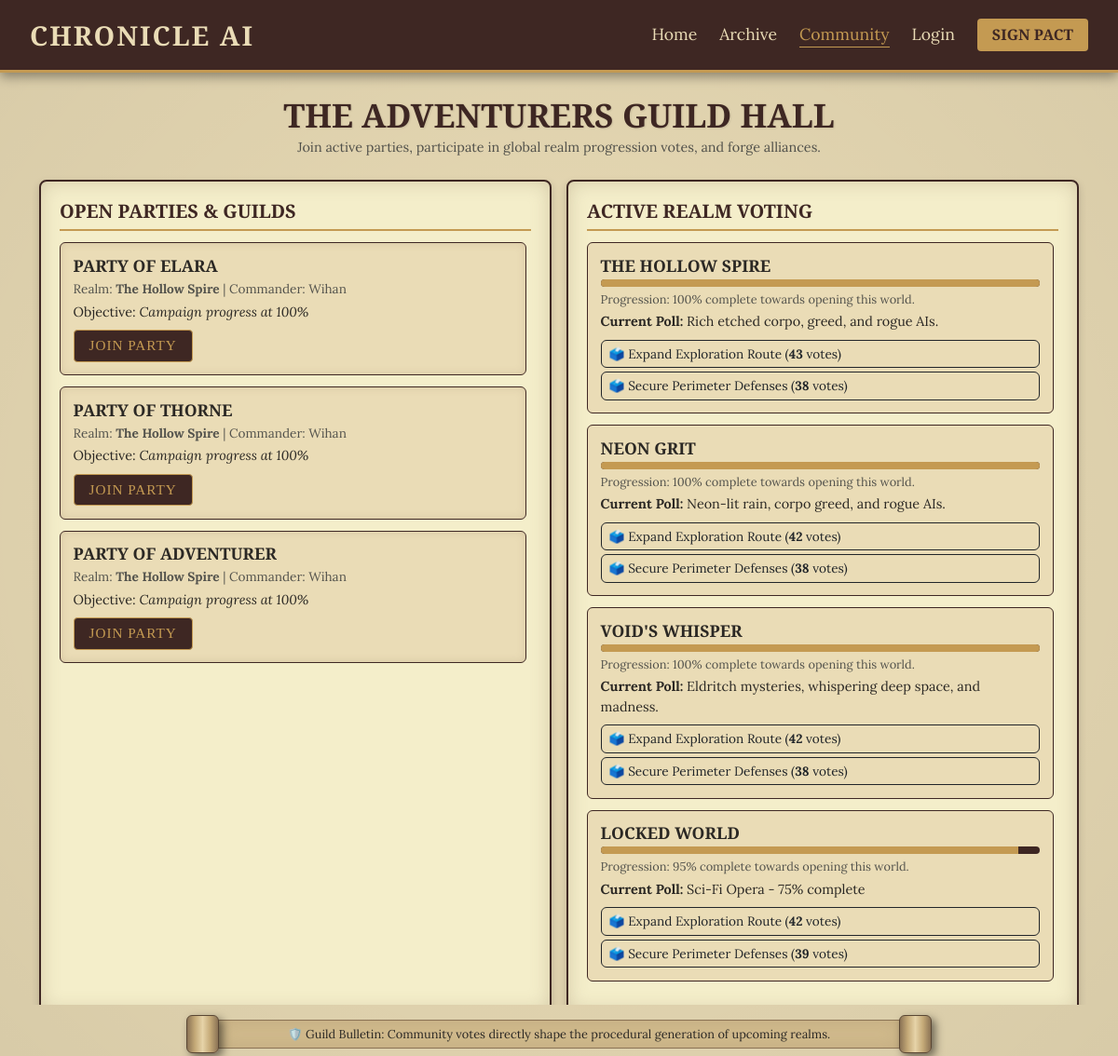
The page /community.php on the database its author committed.
### tables this page shows
CREATE TABLE `realms` (
  `realm_id` int(11) NOT NULL,
  `realm_name` varchar(100) NOT NULL,
  `description` text NOT NULL,
  `status` enum('active','locked') DEFAULT 'active'
);

### community.php (the view, shortened to what this page needs)
<?php
require 'db.php';
$active_parties = [];
$parties_query = "
    SELECT j.journey_id, jp.character_name AS name, r.realm_name AS realm, m.username AS leader, j.progress
    FROM journey_party jp
    INNER JOIN journeys j ON jp.journey_id = j.journey_id
    INNER JOIN realms r ON j.realm_id = r.realm_id
    INNER JOIN members m ON j.member_id = m.member_id
    LIMIT 20
";
$parties_result = $conn->query($parties_query);
if ($parties_result && $parties_result->num_rows > 0) {
    while ($row = $parties_result->fetch_assoc()) {
        $active_parties[] = [
            "journey_id" => $row['journey_id'],
            "name" => "Party of " . $row['name'],
            "realm" => $row['realm'],
            "leader" => $row['leader'],
            "objective" => "Campaign progress at " . $row['progress'] . "%"
        ];
    }
}
$community_votes = [];
$realms_vote_query = "SELECT realm_name, description, status FROM realms";
$realms_vote_result = $conn->query($realms_vote_query);
if ($realms_vote_result && $realms_vote_result->num_rows > 0) {
    while ($realm_row = $realms_vote_result->fetch_assoc()) {
        $r_name = $realm_row['realm_name'];
        $count_a = 0;
        $count_b = 0;
        $vote_counts_query = $conn->prepare("SELECT voted_option, COUNT(*) as total FROM realm_votes WHERE realm_name = ? GROUP BY voted_option");
        $vote_counts_query->bind_param("s", $r_name);
        $vote_counts_query->execute();
        $vc_result = $vote_counts_query->get_result();
        while ($vc = $vc_result->fetch_assoc()) {
            if ($vc['voted_option'] === 'A') $count_a = $vc['total'];
            if ($vc['voted_option'] === 'B') $count_b = $vc['total'];
        }
        $votes_a = 42 + $count_a;
        $votes_b = 38 + $count_b;
        $total_votes = $votes_a + $votes_b;
        $progress = ($realm_row['status'] === 'active') ? 100 : min(95, 40 + ($total_votes * 5));
        $community_votes[] = [
            "realm" => $r_name,
            "progress" => $progress,
            "proposal" => $realm_row['description'],
            "option_a" => "Expand Exploration Route",
            "votes_a" => $votes_a,
            "option_b" => "Secure Perimeter Defenses",
            "votes_b" => $votes_b
        ];
    }
}
?>
<!DOCTYPE html>
<html lang="en">
<head>
    <link href="https://cdn.jsdelivr.net/npm/bootstrap@5.3.0/dist/css/bootstrap.min.css" rel="stylesheet">
    <link rel="stylesheet" href="community.css">
</head>
<body>
    <?php include 'navbar.php'; ?>
    <div class="container my-2 flex-grow-1 d-flex flex-column overflow-hidden" style="max-height: calc(100vh - 85px);">
        <section class="community-header">
            <h1 class="community-title font-display">The Adventurers Guild Hall</h1>
            <p class="text-muted mb-1" style="font-size: 0.9rem;">Join active parties, participate in global realm progression votes, and forge alliances.</p>
        </section>
        <div class="row g-3 mt-0 flex-grow-1 overflow-hidden pb-2">
            <div class="col-lg-6 h-100">
                <div class="dnd-panel">
                    <h4 class="font-display">Open Parties & Guilds</h4>
                    <div class="scrollable-content">
                        <?php foreach ($active_parties as $party): ?>
                            <div class="party-card">
                                <h5 class="font-display mb-1" style="font-size: 1.1rem;"><?php echo htmlspecialchars($party['name']); ?></h5>
                                <p class="text-muted mb-1" style="font-size: 0.85rem;">
                                    Realm: <strong><?php echo htmlspecialchars($party['realm']); ?></strong> | Commander: <?php echo htmlspecialchars($party['leader']); ?>
                                </p>
                                <p class="mb-2" style="font-size: 0.9rem;">Objective: <em><?php echo htmlspecialchars($party['objective']); ?></em></p>
                                <?php if ($party['journey_id'] > 0): ?>
                                    <form action="community.php" method="POST">
                                        <button type="submit" class="btn btn-rpg btn-sm">JOIN PARTY</button>
                                    </form>
                                <?php else: ?>
                                    <button class="btn btn-secondary btn-sm" disabled>NO ACTIVE PARTIES</button>
                                <?php endif; ?>
                            </div>
                        <?php endforeach; ?>
                    </div>
                </div>
            </div>
            <div class="col-lg-6 h-100">
                <div class="dnd-panel">
                    <h4 class="font-display">Active Realm Voting</h4>
                    <div class="scrollable-content">
                        <?php foreach ($community_votes as $vote): ?>
                            <div class="voting-card">
                                <h5 class="font-display mb-1" style="font-size: 1.1rem;"><?php echo htmlspecialchars($vote['realm']); ?></h5>
                                <div class="progress mt-1 mb-1" style="height: 8px; background-color: var(--leather);">
                                    <div class="progress-bar" role="progressbar" style="width: <?php echo $vote['progress']; ?>%; background-color: var(--gold);" aria-valuenow="<?php echo $vote['progress']; ?>" aria-valuemin="0" aria-valuemax="100"></div>
                                </div>
                                <small class="text-muted d-block mb-1" style="font-size: 0.8rem;">Progression: <?php echo $vote['progress']; ?>% complete towards opening this world.</small>
                                <p class="mb-2" style="font-size: 0.9rem;"><strong>Current Poll:</strong> <?php echo htmlspecialchars($vote['proposal']); ?></p>
                                <form action="community.php" method="POST" class="d-grid gap-1">
                                    <button type="submit" name="option" value="A" class="btn btn-outline-dark text-start py-1 px-2" style="font-size: 0.85rem;">
                                        🗳️ <?php echo htmlspecialchars($vote['option_a']); ?> (<strong><?php echo $vote['votes_a']; ?></strong> votes)
                                    </button>
                                    <button type="submit" name="option" value="B" class="btn btn-outline-dark text-start py-1 px-2" style="font-size: 0.85rem;">
                                        🗳️ <?php echo htmlspecialchars($vote['option_b']); ?> (<strong><?php echo $vote['votes_b']; ?></strong> votes)
                                    </button>
                                </form>
                            </div>
                        <?php endforeach; ?>
                    </div>
                </div>
            </div>
        </div>
    </div>
    <div class="footer-scroll-wrapper">
        <div class="footer-scroll-paper">
            <span>🛡️ Guild Bulletin: Community votes directly shape the procedural generation of upcoming realms.</span>
        </div>
    </div>
</body>
</html>

### navbar.php (shortened to what this page needs)
<?php
$current_page = basename($_SERVER['PHP_SELF']);
?>
<header class="rpg-navbar-container">
    <a class="rpg-navbar-brand" href="index.php">Chronicle AI</a>
    <ul class="rpg-navbar-nav" id="rpgNavbarNav">
        <li><a class="rpg-nav-link <?php echo ($current_page == 'index.php') ? 'active' : ''; ?>" href="index.php">Home</a></li>
        <li><a class="rpg-nav-link <?php echo ($current_page == 'archive.php') ? 'active' : ''; ?>" href="archive.php">Archive</a></li>
        <li><a class="rpg-nav-link <?php echo ($current_page == 'community.php') ? 'active' : ''; ?>" href="community.php">Community</a></li>
        <?php if(isset($_SESSION['member_id'])): ?>
            <li><a class="rpg-nav-link <?php echo ($current_page == 'my_journeys.php') ? 'active' : ''; ?>" href="my_journeys.php">My Journeys</a></li>
            <li>
                <a class="rpg-nav-link rpg-logout-btn" href="logout.php">
                    Logout (<?php echo htmlspecialchars($_SESSION['username'] ?? 'Adventurer'); ?>)
                </a>
            </li>
        <?php else: ?>
            <li><a class="rpg-nav-link <?php echo ($current_page == 'login.php') ? 'active' : ''; ?>" href="login.php">Login</a></li>
            <li>
                <a class="rpg-sign-btn" href="register.php">Sign Pact</a>
            </li>
        <?php endif; ?>
    </ul>
</header>

### community.css (style rules this page uses)
:root { --parchment: #EADCB6; --parchment-light: #F4EECA; --leather: #3E2723; --leather-dark: #1A0F0D; --ink: #2B2824; --gold: #C49A52; --blue: #48B8D0; --red: #D96A6A; }
body { background-color: var(--parchment); color: var(--ink); font-family: 'Lora', serif; background-image: radial-gradient(circle, rgba(0,0,0,0) 0%, rgba(0,0,0,0.08) 100%); height: 100vh; display: flex; flex-direction: column; overflow: hidden; }
h1, h2, h3, h4, h5, .font-display { font-family: 'Cormorant Garamond', serif; font-weight: 700; text-transform: uppercase; }
.community-header { text-align: center; padding: 1rem 1rem 0.25rem 1rem; flex-shrink: 0; }
.community-title { font-size: 2.2rem; font-weight: 800; color: var(--leather); text-shadow: 1px 1px 2px rgba(0,0,0,0.1); margin-bottom: 0.2rem; }
.dnd-panel { background-color: var(--parchment-light); border: 2px solid var(--leather); border-radius: 8px; padding: 1.25rem; height: 100%; display: flex; flex-direction: column; box-shadow: inset 0 0 20px rgba(139, 115, 85, 0.3), 0 4px 10px rgba(0,0,0,0.15); }
.dnd-panel h4 { color: var(--leather); border-bottom: 2px solid var(--gold); padding-bottom: 0.4rem; margin-bottom: 0.8rem; flex-shrink: 0; font-size: 1.25rem; }
.scrollable-content { overflow-y: auto; flex-grow: 1; padding-right: 5px; }
.party-card { background-color: var(--parchment); border: 1px solid var(--leather); border-radius: 6px; padding: 0.85rem; margin-bottom: 0.75rem; box-shadow: inset 0 0 10px rgba(139, 115, 85, 0.2); }
.btn-rpg { background-color: var(--leather); color: var(--gold); border: 1px solid var(--gold); padding: 0.3rem 1rem; font-family: 'Cormorant Garamond', serif; font-size: 0.95rem; letter-spacing: 1px; transition: 0.2s; }
.voting-card { background-color: var(--parchment); border: 1px solid var(--leather); border-radius: 6px; padding: 0.85rem; margin-bottom: 0.75rem; }
.footer-scroll-wrapper { position: relative; width: 90%; max-width: 800px; margin: 0.5rem auto; padding: 0 25px; flex-shrink: 0; }
.footer-scroll-paper { background-color: #d9c393; border-top: 1px solid #8b7355; border-bottom: 1px solid #8b7355; padding: 0.3rem 2rem; box-shadow: inset 0 0 30px rgba(139, 115, 85, 0.4); position: relative; z-index: 1; text-align: center; font-size: 0.8rem; }
.footer-scroll-wrapper::before, .footer-scroll-wrapper::after { content: ''; position: absolute; top: -5px; bottom: -5px; width: 35px; background: linear-gradient(to right, #8b7355 0%, #c4a977 25%, #e6d3a8 50%, #c4a977 75%, #8b7355 100%); border: 1px solid #5a4734; border-radius: 6px; z-index: 2; box-shadow: 4px 4px 10px rgba(0,0,0,0.5); }
.footer-scroll-wrapper::before { left: 0; }
.footer-scroll-wrapper::after { right: 0; }

### navbar.php (style rules this page uses)
.rpg-navbar-container { background-color: #3E2723; border-bottom: 3px solid #C49A52; padding: 1rem 2rem; box-shadow: 0 4px 12px rgba(0,0,0,0.4); display: flex; justify-content: space-between; align-items: center; position: sticky; top: 0; z-index: 50; font-family: 'Lora', serif; flex-wrap: wrap; }
.rpg-navbar-brand { color: #EADCB6; font-family: 'Cormorant Garamond', serif; font-size: 1.8rem; font-weight: 700; text-decoration: none; text-transform: uppercase; letter-spacing: 2px; }
.rpg-navbar-nav { list-style: none; display: flex; gap: 1.5rem; align-items: center; margin: 0; padding: 0; }
.rpg-nav-link { color: #EADCB6; text-decoration: none; font-size: 1.1rem; transition: color 0.3s; padding-bottom: 2px; }
.rpg-nav-link:hover, .rpg-nav-link.active { color: #C49A52; }
.rpg-nav-link.active { border-bottom: 1px solid #C49A52; }
.rpg-sign-btn { background-color: #C49A52; color: #3E2723 !important; font-family: 'Cormorant Garamond', serif; font-weight: bold; padding: 0.4rem 1rem; border-radius: 4px; text-decoration: none; text-transform: uppercase; }

### rows shown on the page
realms: realm_name "THE HOLLOW SPIRE", progress "100", description "Rich etched corpo, greed, and rogue AIs.", option_a "Expand Exploration Route", votes_a "43", option_b "Secure Perimeter Defenses", votes_b "38"
realms: realm_name "NEON GRIT", progress "100", description "Neon-lit rain, corpo greed, and rogue AIs.", option_a "Expand Exploration Route", votes_a "42", option_b "Secure Perimeter Defenses", votes_b "38"
realms: realm_name "VOID'S WHISPER", progress "100", description "Eldritch mysteries, whispering deep space, and madness.", option_a "Expand Exploration Route", votes_a "42", option_b "Secure Perimeter Defenses", votes_b "38"
realms: realm_name "LOCKED WORLD", progress "95", description "Sci-Fi Opera - 75% complete", option_a "Expand Exploration Route", votes_a "42", option_b "Secure Perimeter Defenses", votes_b "39"

### other values the page prints
$party['name'] "PARTY OF ELARA"
$party['realm'] "The Hollow Spire"
$party['leader'] "Wihan"
$party['objective'] "Campaign progress at 100%"
$party['name'] "PARTY OF THORNE"
$party['name'] "PARTY OF ADVENTURER"
